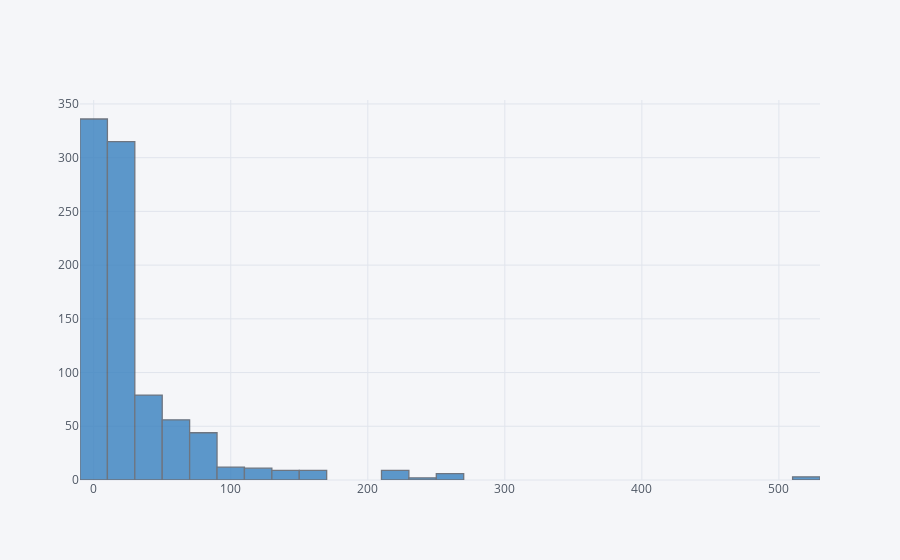

The notebook cell this image was saved under:
### Code cell
train['Fare'].iplot(kind='hist',bins=50,color='blue')

### Figure 1 — Plotly figure (JSON) as saved in the notebook; plotly's stock layout.template omitted (floating-point values rounded to 4 significant figures; data arrays with more than 128 entries replaced by an {"elided": "..."} marker saying what was removed)
{"data": [{"histfunc": "count", "histnorm": "", "marker": {"color": "rgba(55, 128, 191, 1.0)", "line": {"color": "#4D5663", "width": 1.3}}, "name": "Fare", "nbinsx": 50, "opacity": 0.8, "orientation": "v", "type": "histogram", "x": {"elided": "891 float values"}}], "layout": {"barmode": "overlay", "legend": {"bgcolor": "#F5F6F9", "font": {"color": "#4D5663"}}, "paper_bgcolor": "#F5F6F9", "plot_bgcolor": "#F5F6F9", "titlefont": {"color": "#4D5663"}, "xaxis1": {"gridcolor": "#E1E5ED", "showgrid": true, "tickfont": {"color": "#4D5663"}, "title": "", "titlefont": {"color": "#4D5663"}, "zerolinecolor": "#E1E5ED"}, "yaxis1": {"gridcolor": "#E1E5ED", "showgrid": true, "tickfont": {"color": "#4D5663"}, "title": "", "titlefont": {"color": "#4D5663"}, "zerolinecolor": "#E1E5ED"}}}
